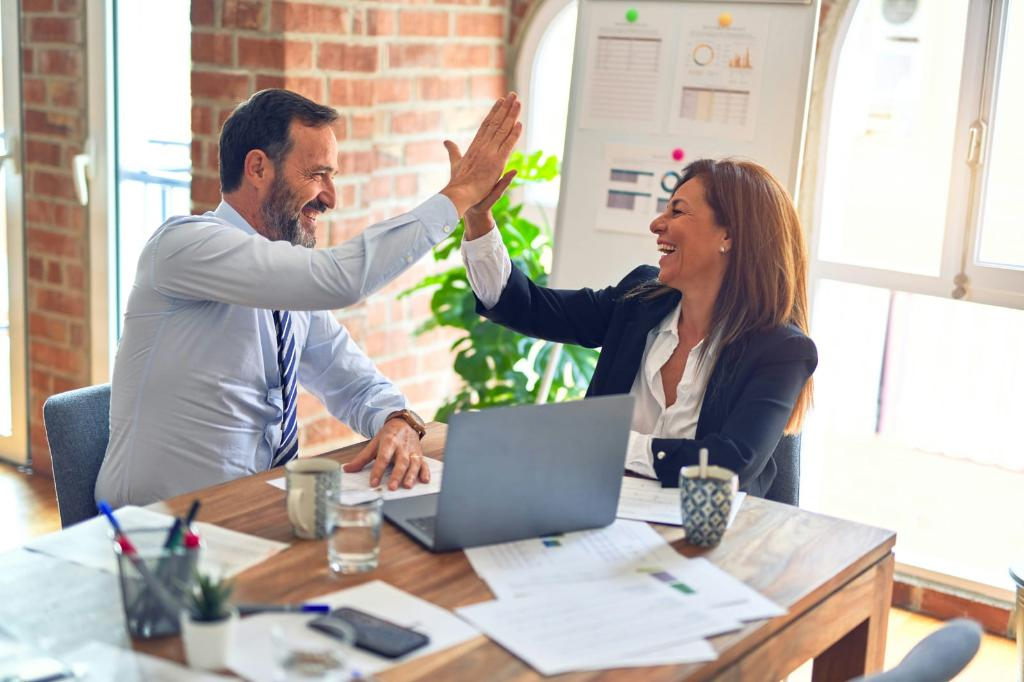
#> input picture Eurekon-main/Eurekon-main/uploads/0161fdda8a5d46a3a98c302e96922762.jpeg, 1024 x 682 px
$ python -i vision.py   (imports and definitions only)
#> lines starting #> are read from the running program, lines starting #| are printed output that depends on the picture
"""
Image classification using rule-based heuristics with confidence scoring.
Returns multiple tags per image based on visual characteristics.
"""

from PIL import Image
import numpy as np
from typing import List, Dict, Tuple


# def is_text_heavy(image_type: str, keywords: List[str]) -> bool:
#     """
#     Heuristic: return True ONLY if image is likely to contain significant text.
#     Used to skip OCR for normal photos (improves processing speed).

#     Returns True for:
#     - image_type in {"document", "screenshot"}
#     - OR keywords indicating text-heavy content (receipt, invoice, bill, poster,
#       id card, flyer, text-heavy)

#     Args:
#         image_type: Primary image type from classification (e.g. "photo", "document")
#         keywords: List of tags/keywords (from vision tags + object detection)

#     Returns:
#         True if OCR should run; False to skip OCR and save processing time
#     """
#     type_lower = (image_type or "").lower()
#     keywords_lower = [str(k).lower() for k in (keywords or [])]

#     # Document/screenshot types almost always have text worth extracting
#     if type_lower in {"document", "screenshot"}:
#         return True

#     # Keywords that indicate text-heavy content (documents, receipts, posters, etc.)
#     text_heavy_keywords = {
#         "receipt", "invoice", "bill", "poster", "id_card", "id card",
#         "flyer", "text-heavy", "document", "screenshot"
#     }
#     if any(kw in text_heavy_keywords for kw in keywords_lower):
#         return True

#     return False


def classify_image(image_path: str) -> List[str]:
    """
    Classify an image into multiple categories using confidence-based scoring.

    Returns top 2-3 most confident tags to avoid noise while capturing
    the image's multiple characteristics.

    Args:
        image_path: Path to the image file

    Returns:
        List of classification tags (e.g., ["photo", "screenshot"])
    """
    try:
        img = Image.open(image_path)
#> img is the input picture: PIL image 1024x682 RGB; mean R, G, B 184.2, 175.7, 168.4

        # Convert to RGB if needed
        if img.mode != 'RGB':
            img = img.convert('RGB')

        # Calculate confidence scores for each category
        scores = _calculate_classification_scores(img)

        # Sort by confidence and take top 2-3 tags
        # Minimum confidence threshold: 0.3 (30%)
        MIN_CONFIDENCE = 0.3
        sorted_tags = sorted(scores.items(), key=lambda x: x[1], reverse=True)

        # Return top tags that meet minimum confidence
        top_tags = [tag for tag, score in sorted_tags if score >= MIN_CONFIDENCE][:3]

        # Always return at least one tag (fallback to highest score)
        if not top_tags:
            top_tags = [sorted_tags[0][0]]

        return top_tags

    except Exception as e:
        print(f"Error classifying image {image_path}: {e}")
        return ["photo"]  # Safe fallback


def _calculate_classification_scores(img: Image.Image) -> Dict[str, float]:
    """
    Calculate confidence scores for each image category.

    Scores range from 0.0 to 1.0, where higher means more confident.
    Multiple categories can have high scores (non-exclusive).

    Returns:
        Dictionary mapping category names to confidence scores
    """
    width, height = img.size
    aspect_ratio = width / height if height > 0 else 1.0

    # Convert to numpy for analysis
    img_array = np.array(img)

    # Initialize scores
    scores = {
        "photo": 0.0,
        "screenshot": 0.0,
        "graphic": 0.0,
        "diagram": 0.0,
        "document": 0.0
    }

    # --- SCREENSHOT DETECTION ---
    # Screenshots tend to have specific aspect ratios and sharp edges
    screenshot_score = 0.0

    # Common screenshot aspect ratios (16:9, 16:10, 4:3, etc.)
    common_ratios = [16/9, 16/10, 4/3, 3/2, 21/9]
    ratio_match = any(abs(aspect_ratio - r) < 0.05 or abs(aspect_ratio - 1/r) < 0.05
                      for r in common_ratios)
    if ratio_match:
        screenshot_score += 0.3

    # Screenshots often have large uniform regions (UI elements)
    uniformity = _calculate_uniformity(img_array)
    if uniformity > 0.3:
        screenshot_score += 0.4

    # Sharp edges indicate UI elements
    edge_sharpness = _calculate_edge_sharpness(img_array)
    if edge_sharpness > 0.5:
        screenshot_score += 0.3

    scores["screenshot"] = min(screenshot_score, 1.0)

    # --- GRAPHIC/DESIGN DETECTION ---
    # Graphics have limited color palettes and geometric shapes
    graphic_score = 0.0

    unique_colors = _count_unique_colors(img_array)
    if unique_colors < 50:
        graphic_score += 0.5  # Very limited palette = graphic
    elif unique_colors < 200:
        graphic_score += 0.3

    # High saturation suggests designed graphics
    saturation = _calculate_saturation(img_array)
    if saturation > 0.6:
        graphic_score += 0.3

    # Sharp edges also indicate graphics
    if edge_sharpness > 0.6:
        graphic_score += 0.2

    scores["graphic"] = min(graphic_score, 1.0)

    # --- DIAGRAM DETECTION ---
    # Diagrams are usually simple, with lines and shapes
    diagram_score = 0.0

    # Low color count + high contrast = likely diagram
    if unique_colors < 30:
        diagram_score += 0.4

    # High white/light background percentage
    light_pixel_ratio = _calculate_light_pixel_ratio(img_array)
    if light_pixel_ratio > 0.7:
        diagram_score += 0.3

    # Sharp edges
    if edge_sharpness > 0.7:
        diagram_score += 0.3

    scores["diagram"] = min(diagram_score, 1.0)

    # --- DOCUMENT DETECTION ---
    # Documents are typically portrait, high-contrast, white background
    document_score = 0.0

    # Portrait orientation
    if aspect_ratio < 0.9:  # Taller than wide
        document_score += 0.3

    # Very high white background
    if light_pixel_ratio > 0.8:
        document_score += 0.4

    # Low saturation (mostly black text on white)
    if saturation < 0.2:
        document_score += 0.3

    scores["document"] = min(document_score, 1.0)

    # --- PHOTO DETECTION ---
    # Photos have natural color variation, organic shapes
    photo_score = 0.0

    # Wide range of colors
    if unique_colors > 500:
        photo_score += 0.4

    # Moderate saturation (not too flat, not too vibrant)
    if 0.3 < saturation < 0.7:
        photo_score += 0.3

    # Color variance (natural scenes have gradients)
    color_variance = _calculate_color_variance(img_array)
    if color_variance > 0.4:
        photo_score += 0.3

    # Photos typically don't have huge uniform regions
    if uniformity < 0.4:
        photo_score += 0.2

    scores["photo"] = min(photo_score, 1.0)

    return scores


def _calculate_uniformity(img_array: np.ndarray) -> float:
    """
    Calculate what percentage of the image is uniform color regions.
    Returns value between 0.0 and 1.0.
    """
    # Downsample for performance
    small = Image.fromarray(img_array).resize((50, 50), Image.Resampling.LANCZOS)
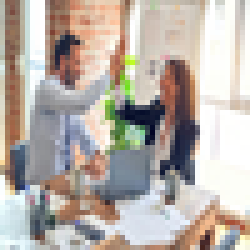
#> small: PIL image 50x50 RGB (shown 5 times larger); mean R, G, B 184.1, 175.5, 168.2
    small_array = np.array(small)

    # Calculate standard deviation of each pixel's neighborhood
    # Low std = uniform region
    h, w = small_array.shape[:2]
    uniform_pixels = 0
    total_pixels = 0

    for i in range(1, h-1):
        for j in range(1, w-1):
            neighborhood = small_array[i-1:i+2, j-1:j+2]
            std = np.std(neighborhood)
            if std < 10:  # Very similar colors
                uniform_pixels += 1
            total_pixels += 1
#> after the loop, total_pixels = 2304; uniform_pixels = 348
#> in _calculate_classification_scores, `uniformity = _calculate_uniformity(img_array)`: uniformity = 0.151

    return uniform_pixels / total_pixels if total_pixels > 0 else 0.0


def _calculate_edge_sharpness(img_array: np.ndarray) -> float:
    """
    Calculate edge sharpness (0.0 = soft/blurry, 1.0 = sharp edges).
    """
    # Convert to grayscale
    if len(img_array.shape) == 3:
        gray = np.mean(img_array, axis=2).astype(np.uint8)
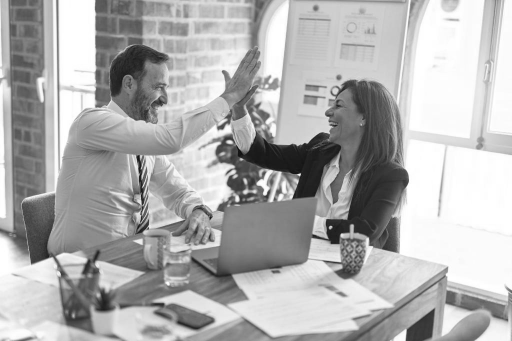
#> gray: shape (682, 1024) (shown at 1/2 size); min 2, max 255, mean 175.8
    else:
        gray = img_array

    # Simple gradient-based edge detection
    small = Image.fromarray(gray).resize((100, 100), Image.Resampling.LANCZOS)
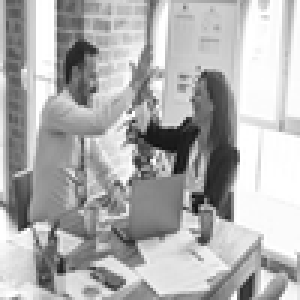
#> small: PIL image 100x100 L (shown 3 times larger); min 16, max 255, mean 175.7
    small_array = np.array(small)

    # Compute gradients
    dx = np.abs(np.diff(small_array, axis=1))
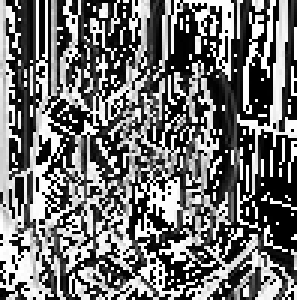
#> dx: shape (100, 99) (shown 3 times larger); min 0, max 255, mean 113.2
    dy = np.abs(np.diff(small_array, axis=0))
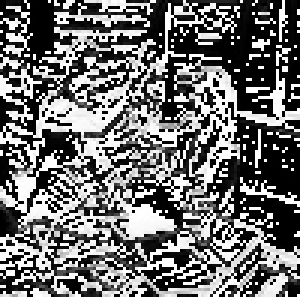
#> dy: shape (99, 100) (shown 3 times larger); min 0, max 255, mean 111.2

    # High gradient values = sharp edges
    edge_strength = (np.mean(dx) + np.mean(dy)) / 2
#> edge_strength = 112.2
#> in _calculate_classification_scores, `edge_sharpness = _calculate_edge_sharpness(img_array)`: edge_sharpness = 1

    # Normalize to 0-1 range (255 is max possible gradient)
    return min(edge_strength / 50, 1.0)


def _count_unique_colors(img_array: np.ndarray, sample_size: int = 10000) -> int:
    """
    Count approximate unique colors (sample-based for performance).
    """
#> called with sample_size = 10000
    h, w = img_array.shape[:2]
    total_pixels = h * w

    # Sample pixels if image is large
    if total_pixels > sample_size:
        indices = np.random.choice(total_pixels, sample_size, replace=False)
        flat_img = img_array.reshape(-1, 3)
        sampled = flat_img[indices]
    else:
        sampled = img_array.reshape(-1, 3)

    # Count unique RGB combinations
    unique = np.unique(sampled, axis=0)

    # Scale up if we sampled
    if total_pixels > sample_size:
        scaling_factor = total_pixels / sample_size
#> in _calculate_classification_scores, `unique_colors = _count_unique_colors(img_array)`: unique_colors = 496749
        return int(len(unique) * scaling_factor)

    return len(unique)


def _calculate_saturation(img_array: np.ndarray) -> float:
    """
    Calculate average saturation (0.0 = grayscale, 1.0 = vivid colors).
    """
    # Convert to HSV
    img_pil = Image.fromarray(img_array)
    hsv = img_pil.convert('HSV')
#> hsv: PIL image 1024x682 HSV; mean H, S, V 74, 48, 192.2
    hsv_array = np.array(hsv)

    # Saturation is the second channel in HSV
    saturation_channel = hsv_array[:, :, 1]
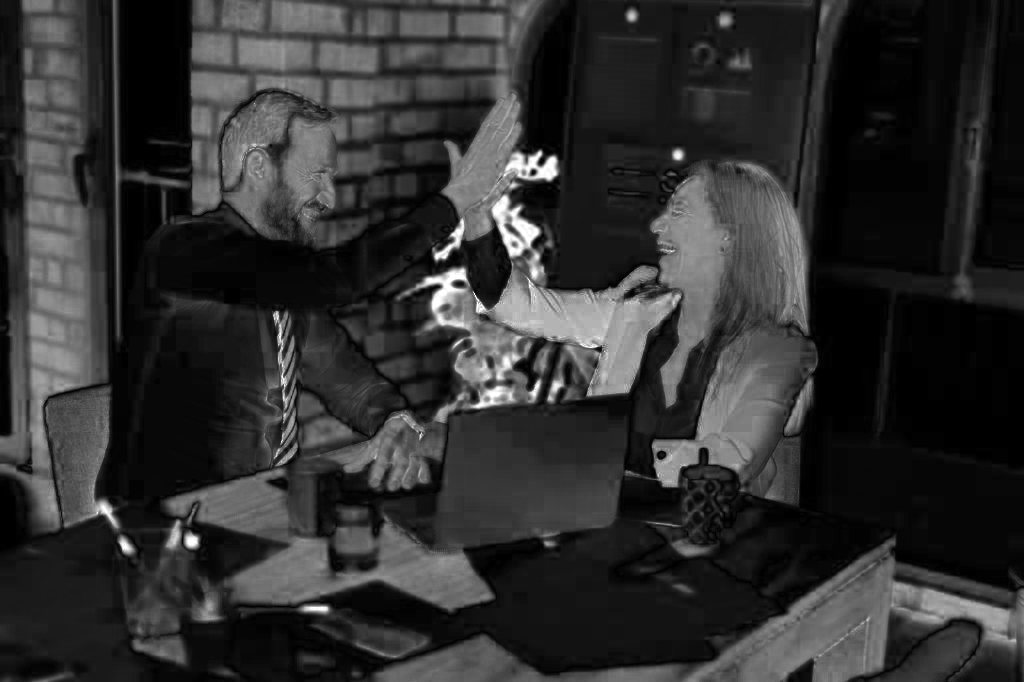
#> saturation_channel: shape (682, 1024); min 0, max 255, mean 48
#> in _calculate_classification_scores, `saturation = _calculate_saturation(img_array)`: saturation = 0.188

    # Normalize to 0-1 range
    return np.mean(saturation_channel) / 255.0


def _calculate_light_pixel_ratio(img_array: np.ndarray) -> float:
    """
    Calculate percentage of light/white pixels (brightness > 200).
    """
    # Convert to grayscale
    if len(img_array.shape) == 3:
        gray = np.mean(img_array, axis=2)
    else:
        gray = img_array

    light_pixels = np.sum(gray > 200)
#> light_pixels = 305939
    total_pixels = gray.size
#> in _calculate_classification_scores, `light_pixel_ratio = _calculate_light_pixel_ratio(img_array)`: light_pixel_ratio = 0.438

    return light_pixels / total_pixels if total_pixels > 0 else 0.0


def _calculate_color_variance(img_array: np.ndarray) -> float:
    """
    Calculate color variance across the image (higher = more varied colors).
    """
    # Downsample for performance
    small = Image.fromarray(img_array).resize((50, 50), Image.Resampling.LANCZOS)
    small_array = np.array(small)

    # Calculate variance for each color channel
    r_var = np.var(small_array[:, :, 0])
#> r_var = 3414.6
    g_var = np.var(small_array[:, :, 1])
#> g_var = 3703.1
    b_var = np.var(small_array[:, :, 2])
#> b_var = 3785

    # Average variance across channels
    avg_var = (r_var + g_var + b_var) / 3
#> avg_var = 3634.3

    # Normalize to 0-1 range (max variance is around 6000)
    return min(avg_var / 6000, 1.0)

>>> result = classify_image('../uploads/0161fdda8a5d46a3a98c302e96922762.jpeg')
#> in _calculate_classification_scores, `color_variance = _calculate_color_variance(img_array)`: color_variance = 0.606
#> in classify_image, `scores = _calculate_classification_scores(img)`: scores = {'photo': 0.9, 'screenshot': 0.6, 'graphic': 0.2, 'diagram': 0.3, 'document': 0.3}
#> in classify_image, `sorted_tags = sorted(scores.items(), key=lambda x: x[1], reverse=True)`: sorted_tags = [('photo', 0.9), ('screenshot', 0.6), ('diagram', 0.3), ('document', 0.3), ('graphic', 0.2)]
#> in classify_image, `top_tags = [tag for tag, score in sorted_tags if score >= MIN_CONFIDEN..`: top_tags = ['photo', 'screenshot', 'diagram']
#> result = ['photo', 'screenshot', 'diagram']

$ run again, on Eurekon-main/Eurekon-main/uploads/070804a805434cf4908bea9cd4829045.jpeg
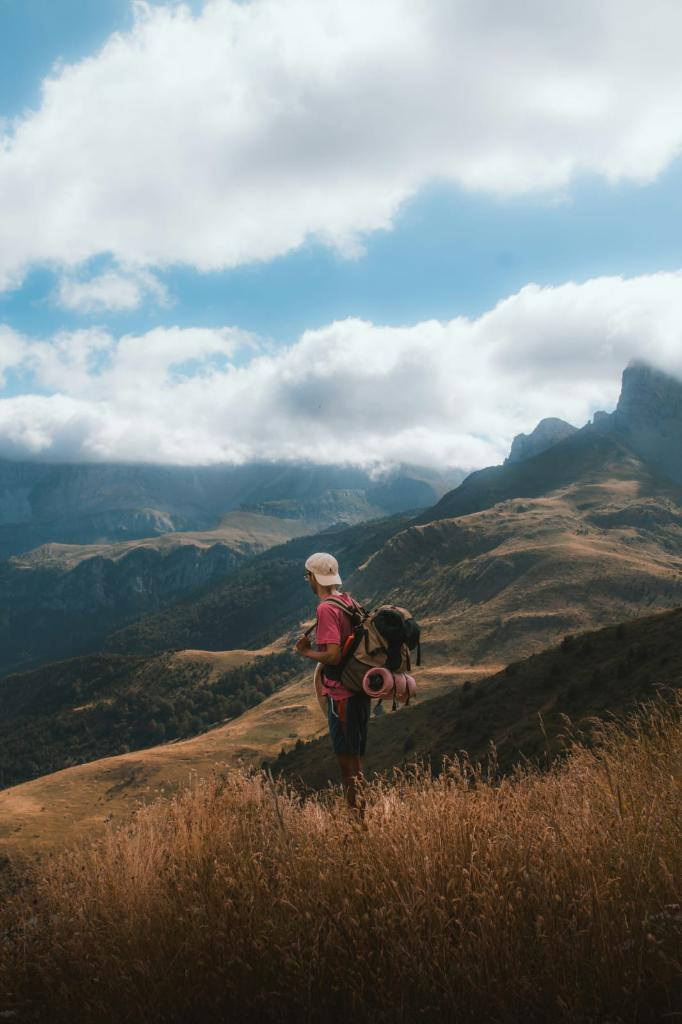
#> input picture Eurekon-main/Eurekon-main/uploads/070804a805434cf4908bea9cd4829045.jpeg, 682 x 1024 px
#> in classify_image, img is the input picture: PIL image 682x1024 RGB; mean R, G, B 124.5, 129.5, 128.3
#> after the loop in _calculate_uniformity, `for i in range(1, h-1):`: total_pixels = 2304; uniform_pixels = 614
#> uniformity = 0.266
#> in _calculate_edge_sharpness, `dy = np.abs(np.diff(small_array, axis=0))`:
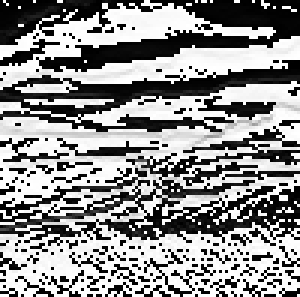
#> dy: shape (99, 100) (shown 3 times larger); min 0, max 255, mean 142.8
#> edge_strength = 122.4
#> edge_sharpness = 1
#> unique_colors = 385149
#> hsv: PIL image 682x1024 HSV; mean H, S, V 94.2, 73.3, 141.5
#> in _calculate_saturation, `saturation_channel = hsv_array[:, :, 1]`:
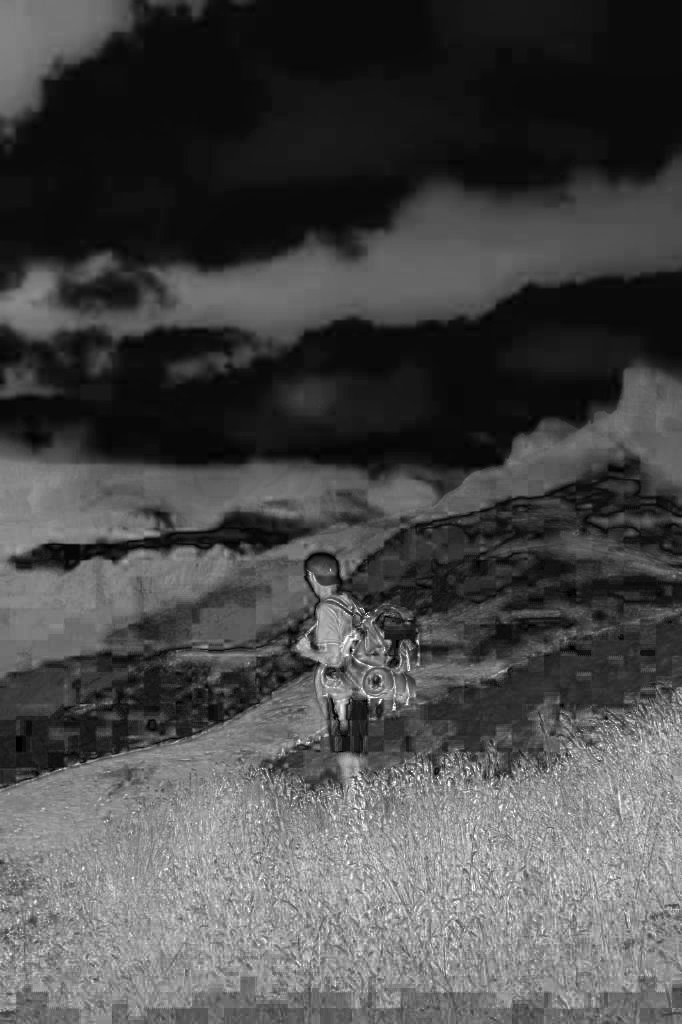
#> saturation_channel: shape (1024, 682); min 0, max 255, mean 73.3
#> saturation = 0.287
#> light_pixels = 222031
#> light_pixel_ratio = 0.318
#> r_var = 5224.6
#> g_var = 6438.2
#> b_var = 8014.4
#> avg_var = 6559.1
#> color_variance = 1
#> scores = {'photo': 0.9, 'screenshot': 0.6, 'graphic': 0.2, 'diagram': 0.3, 'document': 0.3}
#> sorted_tags = [('photo', 0.9), ('screenshot', 0.6), ('diagram', 0.3), ('document', 0.3), ('graphic', 0.2)]
#> top_tags = ['photo', 'screenshot', 'diagram']
